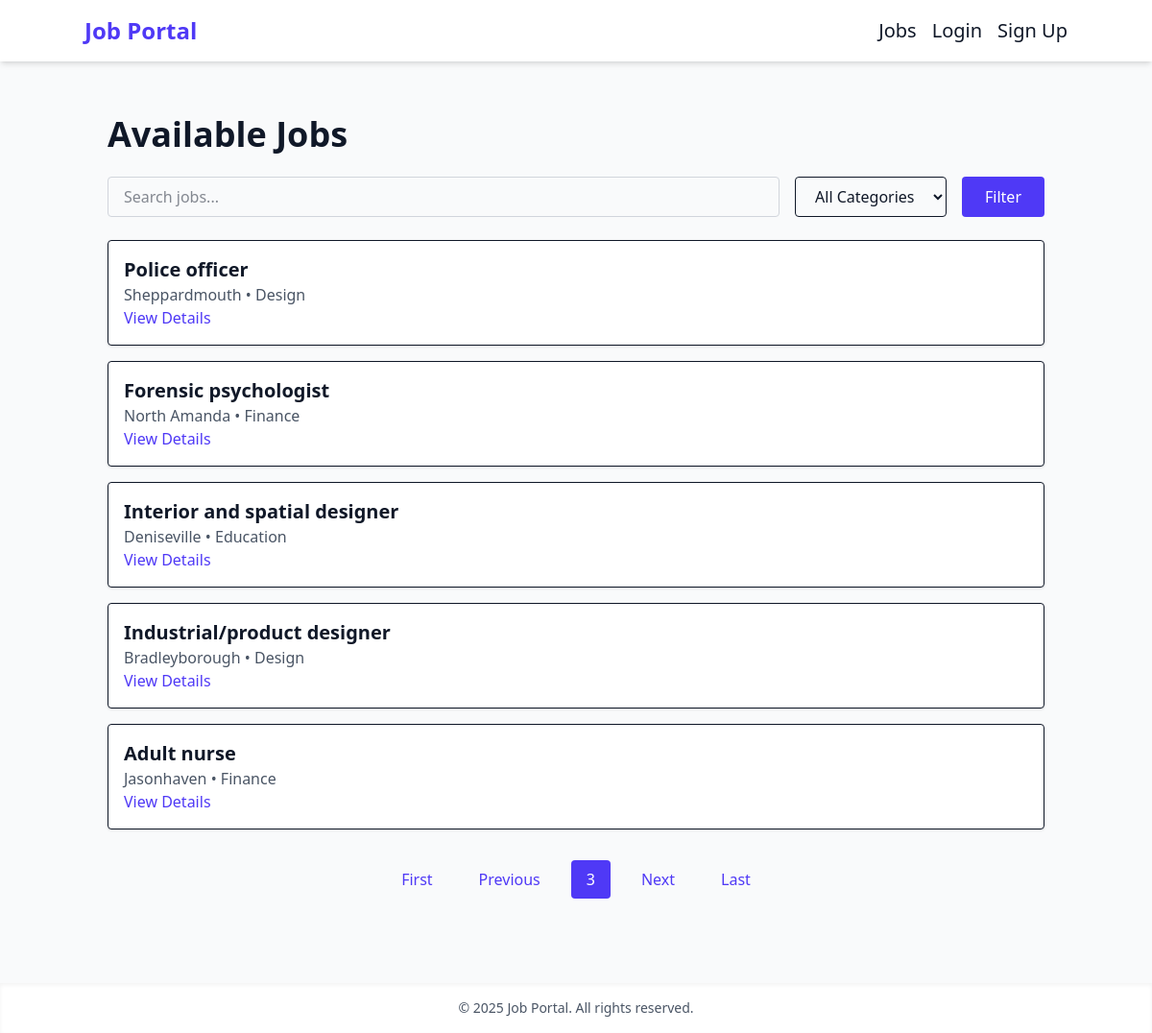
/jobs/?page=3, run on the app's committed database.
### jobs/models.py (models this page shows, shortened)
class Job(models.Model):
    employer = models.ForeignKey(settings.AUTH_USER_MODEL, on_delete=models.CASCADE)
    title = models.CharField(max_length=200)
    company = models.CharField(max_length=200)
    location = models.CharField(max_length=200)
    description = models.TextField()
    posted_at = models.DateTimeField(auto_now_add=True)
    category = models.ForeignKey(Category, on_delete=models.CASCADE)

class Category(models.Model):
    name = models.CharField(max_length=100, unique=True)
    def __str__(self):
        return self.name

### jobs/views.py (the view)
# urls.py: path('', views.job_list, name='job_list'),
def job_list(request):
    query = request.GET.get('q')
    location = request.GET.get('location')
    category_filter = request.GET.get('category')
    jobs = Job.objects.all()
    categories = Category.objects.all()
    if query:
        jobs = jobs.filter(Q(title__icontains=query) | Q(description__icontains=query))
    if location:
        jobs = jobs.filter(location__icontains=location)
    if category_filter:
        jobs = jobs.filter(category=category_filter)
    if category_id := request.GET.get("category"):
        jobs = jobs.filter(category_id=category_id)
    paginator = Paginator(jobs, 5)
    page_number = request.GET.get('page')
    page_obj = paginator.get_page(page_number)
    context = {
        'jobs': page_obj,
        'categories': categories,
        'is_paginated': page_obj.has_other_pages(),
        'page_obj': page_obj,
        'search': query,
        'location': location
    }
    return render(request, 'jobs/job_list.html', context)

### templates/jobs/job_list.html (shortened to what this page needs)
{% extends 'base.html' %}
{% load widget_tweaks %}
{% block content %}
<div class="max-w-5xl mx-auto p-6">
  <h2 class="text-4xl font-bold mb-6">Available Jobs</h2>
  <form method="GET" class="mb-6 flex flex-row space-x-4">
    <input type="text" name="search" placeholder="Search jobs..." class="flex-1 min-w-[200px] px-4 py-2 border border-gray-300 rounded focus:ring-2 focus:ring-indigo-500">
    <select name="category" class="min-w-[150px] px-4 py-2 border rounded">
      <option value="">All Categories</option>
    </select>
    <button type="submit" class="px-6 py-2 bg-indigo-600 text-white rounded hover:bg-indigo-700 transition">Filter</button>
  </form>
  {% for job in jobs %}
    <div class="mb-4 p-4 bg-white border rounded shadow hover:shadow-md">
      <h3 class="text-xl font-semibold">{{ job.title }}</h3>
      <p class="text-gray-600">{{ job.location }} • {{ job.category }}</p>
      <a href="{% url 'job_detail' job.id %}" class="text-indigo-600 hover:underline">View Details</a>
    </div>
  {% empty %}
    <p>No jobs found.</p>
  {% endfor %}
  {% if is_paginated %}
    <div class="mt-8 flex space-x-4 justify-center">
      {% if page_obj.has_previous %}
        <a href="?page=1" class="px-4 py-2 text-indigo-600 hover:text-indigo-700 hover:underline transition">First</a>
        <a href="?page={{ page_obj.previous_page_number }}" class="px-4 py-2 text-indigo-600 hover:text-indigo-700 hover:underline transition">Previous</a>
      {% endif %}
      <span class="px-4 py-2 bg-indigo-600 text-white rounded">{{ page_obj.number }}</span>
      {% if page_obj.has_next %}
        <a href="?page={{ page_obj.next_page_number }}" class="px-4 py-2 text-indigo-600 hover:text-indigo-700 hover:underline transition">Next</a>
        <a href="?page={{ page_obj.paginator.num_pages }}" class="px-4 py-2 text-indigo-600 hover:text-indigo-700 hover:underline transition">Last</a>
      {% endif %}
    </div>
  {% endif %}
</div>
{% endblock %}

### data on the page
Job: title "Police officer", location "Sheppardmouth", category "Design"
Job: title "Forensic psychologist", location "North Amanda", category "Finance"
Job: title "Interior and spatial designer", location "Deniseville", category "Education"
Job: title "Industrial/product designer", location "Bradleyborough", category "Design"
Job: title "Adult nurse", location "Jasonhaven", category "Finance"

### other printed values
{{ page_obj.number }} "3"
